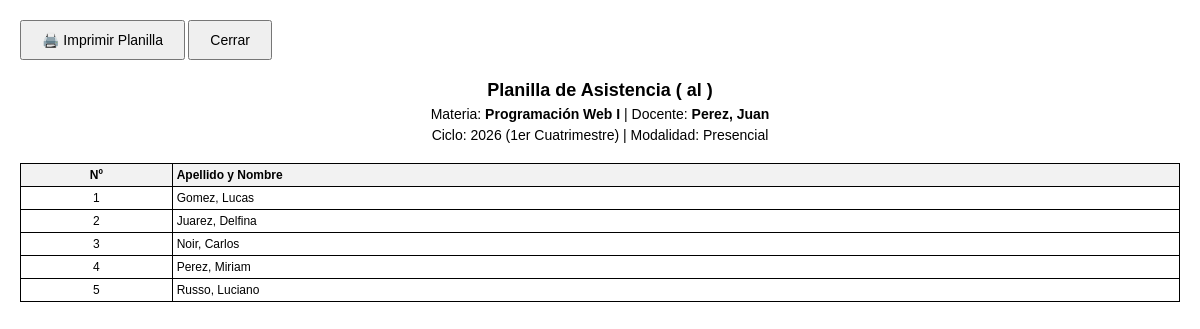
The page /comisiones/2/lista-asistencia/ (signed in) on the database its author committed.
### gestion/models.py (models this page shows, shortened)
class Comision(models.Model):
    CUATRIMESTRES = [
        ('1C', '1er Cuatrimestre'),
        ('2C', '2do Cuatrimestre'),
        ('AN', 'Anual'),
    ]
    TIPO_APROBACION = [
        ('PROM', 'Promocionable'),
        ('FIN', 'Final Obligatorio'),
    ]
    MODALIDAD = [
        ('P', 'Presencial'),
        ('V', 'Virtual'),
        ('B', 'Bimodal (1 sem presencial / 1 sem virtual)'),
    ]
    INICIO_BIMODAL = [
        ('P', 'Arranca Presencial'),
        ('V', 'Arranca Virtual'),
    ]
    materia = models.ForeignKey(Materia, on_delete=models.CASCADE, related_name='comisiones')
    docente = models.ForeignKey(Docente, on_delete=models.SET_NULL, null=True, blank=True, related_name='comisiones_asignadas')
    docente_auxiliar = models.ForeignKey(Docente, on_delete=models.SET_NULL, null=True, blank=True, related_name='comisiones_auxiliares', verbose_name="Pareja Pedagógica")
    ciclo_lectivo = models.IntegerField('Ciclo Lectivo (Año)', default=2026)
    cuatrimestre = models.CharField('Cuatrimestre', max_length=2, choices=CUATRIMESTRES)
    fecha_inicio = models.DateField('Fecha de Inicio', null=True, blank=True)
    fecha_fin = models.DateField('Fecha de Finalización', null=True, blank=True)
    tipo_aprobacion = models.CharField('Tipo de Aprobación', max_length=4, choices=TIPO_APROBACION, default='FIN')
    modalidad = models.CharField('Modalidad', max_length=1, choices=MODALIDAD, default='P')
    semana_inicio_bimodal = models.CharField('Semana de Inicio (Bimodal)', max_length=1, choices=INICIO_BIMODAL, null=True, blank=True)
    inscripciones_abiertas = models.BooleanField('Inscripciones Abiertas', default=True)
    cerrada = models.BooleanField('Comisión Cerrada', default=False)

class Materia(models.Model):
    CUATRIMESTRES = [
        ('1C', '1er Cuatrimestre'),
        ('2C', '2do Cuatrimestre'),
        ('AN', 'Anual'),
    ]
    nombre = models.CharField(max_length=150)
    plan = models.ForeignKey(PlanDeEstudio, on_delete=models.CASCADE, related_name='materias')
    año_dictado = models.IntegerField(verbose_name="Año en que se dicta (1, 2, 3...)")
    cuatrimestre_dictado = models.CharField(max_length=2, choices=CUATRIMESTRES, default='1C')

class Docente(models.Model):
    usuario = models.OneToOneField(User, on_delete=models.CASCADE, related_name='perfil_docente', null=True, blank=True)
    dni = models.CharField('DNI', max_length=15, unique=True)
    nombre = models.CharField('Nombre/s', max_length=100)
    apellido = models.CharField('Apellido/s', max_length=100)
    fecha_nacimiento = models.DateField('Fecha de nacimiento', null=True, blank=True)
    telefono = models.CharField(max_length=20, blank=True, null=True, verbose_name="Teléfono Fijo")
    celular = models.CharField(max_length=20, blank=True, null=True, verbose_name="Celular")
    direccion = models.CharField(max_length=200, blank=True, null=True, verbose_name="Dirección")
    email = models.EmailField(blank=True, null=True)
    nacionalidad = models.CharField(max_length=100, default='Argentina')
    codigo_postal = models.CharField(max_length=20, blank=True, null=True)
    comuna_zona = models.CharField(max_length=100, blank=True, null=True)
    PROVINCIAS = [
        ('Buenos Aires', 'Buenos Aires'), ('CABA', 'Ciudad Autónoma de Buenos Aires'),
        ('Catamarca', 'Catamarca'), ('Chaco', 'Chaco'), ('Chubut', 'Chubut'),
        ('Córdoba', 'Córdoba'), ('Corrientes', 'Corrientes'), ('Entre Ríos', 'Entre Ríos'),
        ('Formosa', 'Formosa'), ('Jujuy', 'Jujuy'), ('La Pampa', 'La Pampa'),
        ('La Rioja', 'La Rioja'), ('Mendoza', 'Mendoza'), ('Misiones', 'Misiones'),
        ('Neuquén', 'Neuquén'), ('Río Negro', 'Río Negro'), ('Salta', 'Salta'),
        ('San Juan', 'San Juan'), ('San Luis', 'San Luis'), ('Santa Cruz', 'Santa Cruz'),
        ('Santa Fe', 'Santa Fe'), ('Santiago del Estero', 'Santiago del Estero'),
        ('Tierra del Fuego', 'Tierra del Fuego'), ('Tucumán', 'Tucumán')
    ]
    provincia = models.CharField(max_length=100, choices=PROVINCIAS, blank=True, null=True)
    localidad = models.CharField(max_length=100, blank=True, null=True)
    SEXO_CHOICES = [('M', 'Masculino'), ('F', 'Femenino')]
    sexo = models.CharField(max_length=1, choices=SEXO_CHOICES, blank=True, null=True)
    lugar_nacimiento = models.CharField(max_length=100, blank=True, null=True)

class Inscripcion(models.Model):
    ESTADOS_POSIBLES = [
        ('REG', 'Cursando (Regular)'),
        ('LIB', 'Quedó Libre'),
        ('APR', 'Cursada Aprobada'),
        ('PROM', 'Materia Promocionada'),
    ]
    alumno = models.ForeignKey(Alumno, on_delete=models.CASCADE, related_name='inscripciones')
    comision = models.ForeignKey(Comision, on_delete=models.CASCADE, related_name='alumnos_inscriptos')
    estado = models.CharField('Estado', max_length=4, choices=ESTADOS_POSIBLES, default='REG')
    fecha_inscripcion = models.DateField(auto_now_add=True)
    class Meta:
        unique_together = ['alumno', 'comision']

class Alumno(models.Model):
    usuario = models.OneToOneField(User, on_delete=models.CASCADE, related_name='perfil_alumno', null=True, blank=True)
    dni = models.CharField('DNI', max_length=15, unique=True)
    nombre = models.CharField('Nombre/s', max_length=100)
    apellido = models.CharField('Apellido/s', max_length=100)
    fecha_nacimiento = models.DateField('Fecha de nacimiento', null=True, blank=True)
    telefono = models.CharField(max_length=20, blank=True, null=True, verbose_name="Teléfono Fijo")
    celular = models.CharField(max_length=20, blank=True, null=True, verbose_name="Celular")
    direccion = models.CharField(max_length=200, blank=True, null=True, verbose_name="Dirección")
    email = models.EmailField(blank=True, null=True)
    nacionalidad = models.CharField(max_length=100, default='Argentina')
    codigo_postal = models.CharField(max_length=20, blank=True, null=True)
    comuna_zona = models.CharField(max_length=100, blank=True, null=True)
    PROVINCIAS = [
        ('Buenos Aires', 'Buenos Aires'), ('CABA', 'Ciudad Autónoma de Buenos Aires'),
        ('Catamarca', 'Catamarca'), ('Chaco', 'Chaco'), ('Chubut', 'Chubut'),
        ('Córdoba', 'Córdoba'), ('Corrientes', 'Corrientes'), ('Entre Ríos', 'Entre Ríos'),
        ('Formosa', 'Formosa'), ('Jujuy', 'Jujuy'), ('La Pampa', 'La Pampa'),
        ('La Rioja', 'La Rioja'), ('Mendoza', 'Mendoza'), ('Misiones', 'Misiones'),
        ('Neuquén', 'Neuquén'), ('Río Negro', 'Río Negro'), ('Salta', 'Salta'),
        ('San Juan', 'San Juan'), ('San Luis', 'San Luis'), ('Santa Cruz', 'Santa Cruz'),
        ('Santa Fe', 'Santa Fe'), ('Santiago del Estero', 'Santiago del Estero'),
        ('Tierra del Fuego', 'Tierra del Fuego'), ('Tucumán', 'Tucumán')
    ]
    provincia = models.CharField(max_length=100, choices=PROVINCIAS, blank=True, null=True)
    localidad = models.CharField(max_length=100, blank=True, null=True)
    SEXO_CHOICES = [('M', 'Masculino'), ('F', 'Femenino')]
    sexo = models.CharField(max_length=1, choices=SEXO_CHOICES, blank=True, null=True)
    lugar_nacimiento = models.CharField(max_length=100, blank=True, null=True)
    doc_dni = models.BooleanField(default=False, verbose_name="Fotocopia DNI")
    doc_vacunas = models.BooleanField(default=False, verbose_name="Certificado de Vacunas")
    doc_partida = models.BooleanField(default=False, verbose_name="Partida de Nacimiento")
    doc_primaria = models.BooleanField(default=False, verbose_name="Título Secundario") # Adaptado a terciario
    doc_pase = models.BooleanField(default=False, verbose_name="Pase de Escuela Anterior")
    plan = models.ForeignKey('PlanDeEstudio', on_delete=models.SET_NULL, null=True, blank=True, related_name='alumnos', verbose_name="Plan de Estudios")
    ESTADOS_ALUMNO = [
        ('ACT', 'Activo'),
        ('INA', 'Inactivo / Abandonó'),
        ('EGR', 'Egresado'),
        ('COND_DOC', 'Condicionado (Documentación)'),
        ('COND_PAG', 'Condicionado (Falta de Pago)'),
    ]
    estado_alumno = models.CharField('Estado', max_length=10, choices=ESTADOS_ALUMNO, default='ACT')

### gestion/views.py (the view, shortened to what this page needs)
# urls.py: path('comisiones/<int:comision_id>/lista-asistencia/', imprimir_lista_asistencia, name='imprimir_lista_asistencia'),
@login_required
def imprimir_lista_asistencia(request, comision_id):
    from datetime import timedelta
    comision = get_object_or_404(Comision, id=comision_id)
    inscripciones = Inscripcion.objects.filter(comision=comision).select_related('alumno').order_by('alumno__apellido')
    fechas_clases = []
    return render(request, 'gestion/imprimir_lista_asistencia.html', {
        'comision': comision,
        'inscripciones': inscripciones,
        'fechas_clases': fechas_clases
    })

### gestion/context_processors.py (called while the page is built)
def notificaciones_context(request):
    if request.user.is_authenticated:
        from gestion.models import Notificacion
        unread_count = Notificacion.objects.filter(usuario=request.user, leida=False).count()
        return {'unread_notifications_count': unread_count}
    return {'unread_notifications_count': 0}

### gestion/templates/gestion/imprimir_lista_asistencia.html (shortened to what this page needs)
<!DOCTYPE html>
<html lang="es">
<head>
</head>
<body>
    <div class="no-print" style="margin-bottom: 20px;">
        <button onclick="window.print()" style="padding: 10px 20px; font-size: 14px; cursor: pointer;">🖨️ Imprimir Planilla</button>
        <button onclick="window.close()" style="padding: 10px 20px; font-size: 14px; cursor: pointer;">Cerrar</button>
    </div>
    <div class="header">
        <h1>Planilla de Asistencia ({{ comision.fecha_inicio|date:"d/m/Y" }} al {{ comision.fecha_fin|date:"d/m/Y" }})</h1>
        <h2>Materia: <strong>{{ comision.materia.nombre }}</strong> | Docente: <strong>{{ comision.docente.apellido|default:"A designar" }}, {{ comision.docente.nombre|default:"" }}</strong></h2>
        <h2>Ciclo: {{ comision.ciclo_lectivo }} ({{ comision.get_cuatrimestre_display }}) | Modalidad: {{ comision.get_modalidad_display }}</h2>
    </div>
    <div class="table-responsive">
<table>
        <thead>
            <tr>
                <th style="width: 30px;" class="text-center">Nº</th>
                <th style="width: 250px;">Apellido y Nombre</th>
            </tr>
        </thead>
        <tbody>
            {% for inscripcion in inscripciones %}
                <tr>
                    <td class="text-center">{{ forloop.counter }}</td>
                    <td>{{ inscripcion.alumno.apellido }}, {{ inscripcion.alumno.nombre }}</td>
                </tr>
            {% empty %}
                <tr>
                    <td colspan="100" class="text-center" style="padding: 20px;">No hay alumnos inscriptos en esta comisión.</td>
                </tr>
            {% endfor %}
        </tbody>
    </table>
</div>
</body>
</html>

### gestion/templates/gestion/imprimir_lista_asistencia.html (style rules this page uses)
body { font-family: Arial, sans-serif; font-size: 12px; margin: 20px; }
.header { text-align: center; margin-bottom: 20px; }
.header h1 { font-size: 18px; margin: 0; }
.header h2 { font-size: 14px; margin: 5px 0; font-weight: normal; }
table { width: 100%; border-collapse: collapse; margin-top: 10px; }
th, td { border: 1px solid #000; padding: 4px; text-align: left; }
th { background-color: #f2f2f2; }
.text-center { text-align: center; }

### rows shown on the page
Comision: materia.nombre "Programación Web I", docente.apellido "Perez", docente.nombre "Juan", ciclo_lectivo "2026", cuatrimestre "1er Cuatrimestre", modalidad "Presencial"
Inscripcion: alumno.apellido "Gomez", alumno.nombre "Lucas"
Inscripcion: alumno.apellido "Juarez", alumno.nombre "Delfina"
Inscripcion: alumno.apellido "Noir", alumno.nombre "Carlos"
Inscripcion: alumno.apellido "Perez", alumno.nombre "Miriam"
Inscripcion: alumno.apellido "Russo", alumno.nombre "Luciano"
